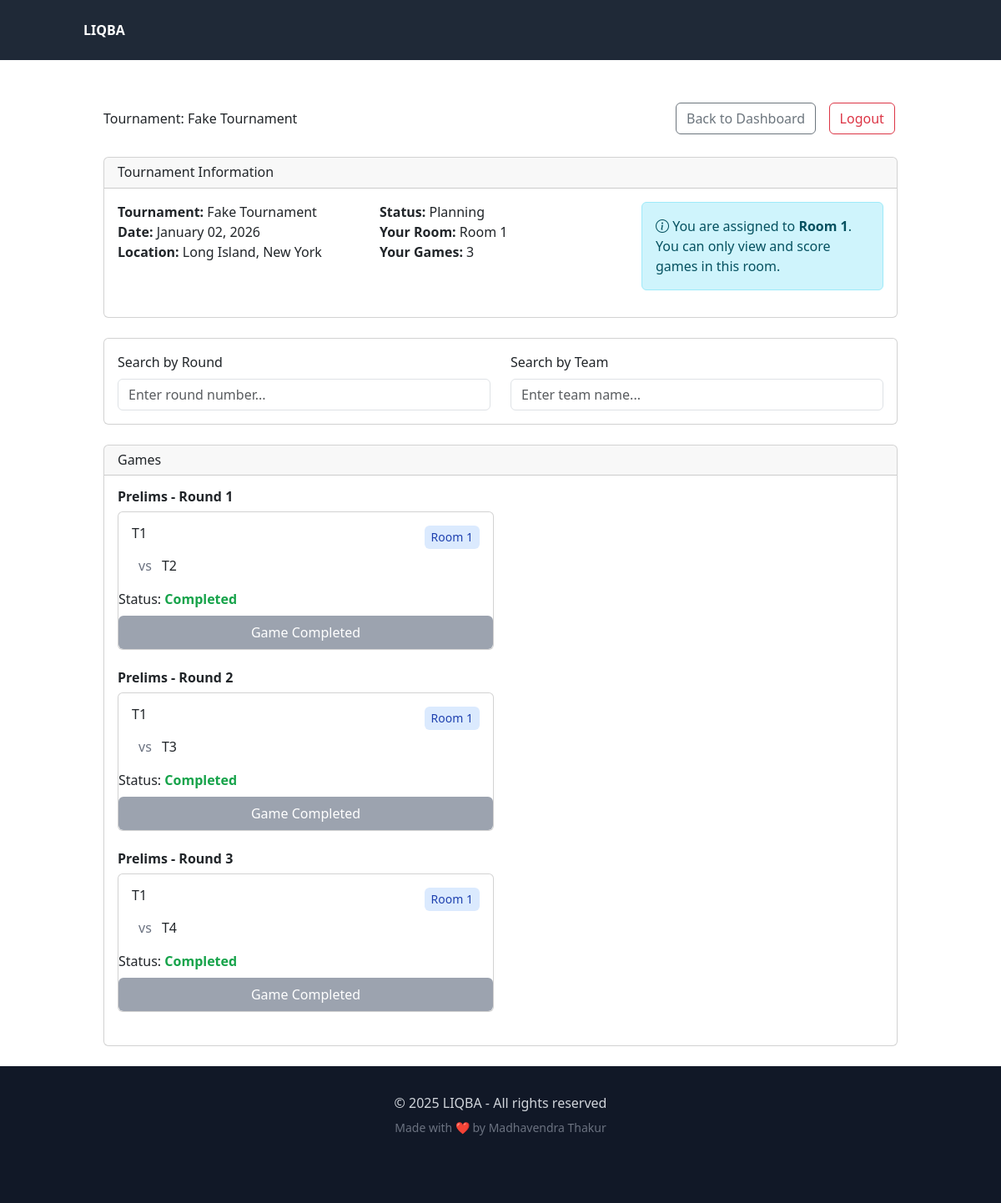
/reader/tournament/1/games (signed in), run on the app's committed database.
### models/tournament.py (models this page shows, shortened)
class Tournament(db.Model):
    __tablename__ = 'tournament'
    id = db.Column(db.Integer, primary_key=True)
    name = db.Column(db.String(100), nullable=False)
    date = db.Column(db.Date, nullable=False)
    location = db.Column(db.String(100))
    password = db.Column(db.String(10), nullable=False)
    format_json = db.Column(db.Text, nullable=False, default='{}')  # JSON format with default value
    status = db.Column(db.String(20), default='planning')  # planning, registration, active, completed
    created_at = db.Column(db.DateTime, server_default=db.func.now())
    updated_at = db.Column(db.DateTime, server_default=db.func.now(), onupdate=db.func.now())
    games = db.relationship('Game', back_populates='tournament', lazy=True, cascade='all, delete-orphan')
    questions = db.relationship('Question', back_populates='tournament_rel', lazy=True, foreign_keys='Question.tournament_id')
    team_aliases = db.relationship('TeamAlias', back_populates='tournament', lazy=True, cascade='all, delete-orphan')
    room_aliases = db.relationship('RoomAlias', back_populates='tournament', lazy=True, cascade='all, delete-orphan')
    reader_assignments = db.relationship(
        'ReaderTournament',
        back_populates='tournament',
        cascade='all, delete-orphan',
        single_parent=True
    )
    readers = association_proxy(
        'reader_assignments', 'reader',
        creator=lambda r: ReaderTournament(reader=r)
    )
    @property
    def format(self):
        return json.loads(self.format_json)
    @format.setter
    def format(self, value):
        if isinstance(value, str):
            self.format_json = value
        else:
            self.format_json = json.dumps(value)

### models/game.py (models this page shows, shortened)
class Game(db.Model):
    __tablename__ = 'game'
    __table_args__ = {'extend_existing': True}
    id = Column(db.Integer, primary_key=True)
    team1 = Column(String(100), nullable=False)
    team2 = Column(String(100), nullable=False)
    result = Column(Integer, nullable=False, default=-2)  # -2: not played, 1: team1 wins, 0: draw, -1: team2 wins
    tournament_id = Column(Integer, db.ForeignKey('tournament.id', name='fk_game_tournament'), nullable=False)
    round_number = Column(Integer, nullable=False)
    stage_id = Column(Integer, nullable=False)  # 1: preliminary, 2: playoff, etc.
    scorecard = Column(Text, nullable=True)
    tournament = db.relationship('Tournament', back_populates='games')
    questions = db.relationship('Question', back_populates='game_rel', lazy=True, foreign_keys='Question.game_id')
    alerts = db.relationship('Alert', back_populates='game', lazy='dynamic', cascade='all, delete-orphan')

### controllers/reader_controller.py (the view, shortened to what this page needs)
@reader_bp.route('/tournament/<int:tournament_id>/games')
@login_required
def tournament_games(tournament_id):
    tournament = Tournament.query.get_or_404(tournament_id)
    assignment = next(
        (ra for ra in tournament.reader_assignments if ra.reader_id == current_user.id),
        None
    )
    if not assignment or not assignment.room_number:
        flash('You are not assigned to a room in this tournament', 'danger')
        return redirect(url_for('reader.dashboard'))
    room_number = assignment.room_number
    all_games = Game.query.filter_by(tournament_id=tournament.id).order_by(
        Game.stage_id,
        Game.round_number,
        Game.id
    ).all()
    games = []
    games_by_round = {}
    for game in all_games:
        key = (game.stage_id or 1, game.round_number or 1)
        if key not in games_by_round:
            games_by_round[key] = []
        games_by_round[key].append(game)
    for round_games in games_by_round.values():
        round_games.sort(key=lambda g: g.id)
        for i, game in enumerate(round_games, 1):
            if i == room_number:
                game.room_number = room_number  # Add room number to game object for display
                games.append(game)
    games.sort(key=lambda g: ((g.stage_id or 1), (g.round_number or 1), g.id))
    for game in games:
        team1_name = game.team1
        team2_name = game.team2
        def get_team_display(team_name, stage_id):
            if not team_name:
                return "TBD"
            alias = TeamAlias.query.filter(
                TeamAlias.team_name == team_name,
                TeamAlias.tournament_id == tournament.id,
                TeamAlias.stage_id == stage_id
            ).first()
            if not alias:
                alias = TeamAlias.query.filter(
                    TeamAlias.team_name == team_name,
                    TeamAlias.tournament_id == tournament.id,
                    TeamAlias.stage_id == None
                ).first()
            return alias.team_name if alias else team_name
        game.team1_display = get_team_display(team1_name, game.stage_id)
        game.team2_display = get_team_display(team2_name, game.stage_id)
        game.stage_name = f"Stage {game.stage_id}" if game.stage_id else "Prelims"
        game.round_name = f"Round {game.round_number}" if game.round_number else "Unknown Round"
    from utils.room_utils import get_room_display_name
    room_display_name = get_room_display_name(tournament.id, room_number)
    return render_template('reader/tournament_games.html',
                         tournament=tournament,
                         games=games,
                         room_number=room_number,
                         room_display_name=room_display_name,
                         get_room_display_name=get_room_display_name)

### controllers/reader_controller.py (called while the page is built)
@login_manager.user_loader
def load_reader(reader_id):
    return Reader.query.get(int(reader_id))

### utils/room_utils.py (called while the page is built)
def get_room_display_name(tournament_id, room_number, default_prefix='Room '):
    if not room_number:
        return "Unassigned"
    alias = RoomAlias.query.filter_by(
        tournament_id=tournament_id,
        room_number=room_number
    ).first()
    if alias and alias.room_name:
        return alias.room_name
    return f"{default_prefix}{room_number}"

### templates/reader/tournament_games.html (shortened to what this page needs)
{% extends "base.html" %}
{% block content %}
<div class="container mt-4">
    <div class="d-flex justify-content-between align-items-center mb-4">
        <h2>Tournament: {{ tournament.name }}</h2>
        <div>
            <a href="{{ url_for('reader.dashboard') }}" class="btn btn-outline-secondary me-2">Back to Dashboard</a>
            <a href="{{ url_for('reader.logout') }}" class="btn btn-outline-danger">Logout</a>
        </div>
    </div>
    <div class="card mb-4">
        <div class="card-header">
            <h4 class="mb-0">Tournament Information</h4>
        </div>
        <div class="card-body">
            <div class="row">
                <div class="col-md-4">
                    <p><strong>Tournament:</strong> {{ tournament.name }}</p>
                    <p><strong>Date:</strong> {{ tournament.date.strftime('%B %d, %Y') }}</p>
                    <p><strong>Location:</strong> {{ tournament.location or 'N/A' }}</p>
                </div>
                <div class="col-md-4">
                    <p><strong>Status:</strong> {{ tournament.status|title }}</p>
                    <p><strong>Your Room:</strong> {{ room_display_name }}</p>
                    <p><strong>Your Games:</strong> {{ games|length }}</p>
                </div>
                <div class="col-md-4">
                    <div class="alert alert-info">
                        <i class="bi bi-info-circle"></i>
                        You are assigned to <strong>{{ room_display_name }}</strong>.
                        You can only view and score games in this room.
                    </div>
                </div>
            </div>
        </div>
    </div>
    <div class="card mb-4">
        <div class="card-body">
            <div class="row">
                <div class="col-md-6 mb-3 mb-md-0">
                    <label for="roundSearch" class="form-label">Search by Round</label>
                    <input type="text" id="roundSearch" class="form-control" placeholder="Enter round number...">
                </div>
                <div class="col-md-6">
                    <label for="teamSearch" class="form-label">Search by Team</label>
                    <input type="text" id="teamSearch" class="form-control" placeholder="Enter team name...">
                </div>
            </div>
        </div>
    </div>
    {% set stage_groups = {} %}
    {% for game in games %}
      {% set stage_id = game.stage_id|default(1) %}
      {% set stage_name = 'Prelims' if stage_id == 1 else ('Playoffs' if stage_id == 2 else 'Stage ' ~ stage_id) %}
      {% set stage_round = (stage_id, game.round_number) %}
      {% if stage_round not in stage_groups %}
        {% set _ = stage_groups.update({stage_round: {'stage_name': stage_name, 'games': []}}) %}
      {% endif %}
      {% set _ = stage_groups[stage_round]['games'].append(game) %}
    {% endfor %}
    <div class="card">
        <div class="card-header">
            <h4 class="mb-0">Games</h4>
        </div>
        <div class="card-body">
            {% set stage_groups = {} %}
            {% for game in games %}
                {% set stage_id = game.stage_id|default(1) %}
                {% set stage_name = 'Prelims' if stage_id == 1 else ('Playoffs' if stage_id == 2 else 'Stage ' ~ stage_id) %}
                {% set stage_round = (stage_id, game.round_number) %}
                {% if stage_round not in stage_groups %}
                    {% set _ = stage_groups.update({stage_round: {'stage_name': stage_name, 'games': []}}) %}
                {% endif %}
                {% set _ = stage_groups[stage_round]['games'].append(game) %}
            {% endfor %}
            {% for (stage_id, round_num), group in stage_groups|dictsort %}
                <div class="round-group mb-4" data-stage="{{ stage_id }}" data-round="{{ round_num }}">
                    <h5 class="fw-bold mb-2">{{ group.stage_name }} - Round {{ round_num }}</h5>
                    <div class="row g-3 mb-4">
                        {% for game in group.games %}
                            <div class="col-md-6">
                                <div class="game-card card h-100"
                                     data-round="{{ game.round_number }}"
                                     data-stage="{{ game.stage_id }}"
                                     data-team="{{ (game.team1 ~ ' ' ~ game.team2)|lower }}">
                                    <div class="card-body">
                                        <div class="flex justify-between items-start mb-2">
                                            <h6 class="card-title mb-0">
                                                <span class="{% if game.team1_pending %}text-primary{% endif %}">
                                                    {{ game.team1 }}
                                                </span>
                                            </h6>
                                            {% if game.room_number %}
                                                <span class="text-sm bg-blue-100 text-blue-800 px-2 py-1 rounded">
                                                    {{ get_room_display_name(tournament.id, game.room_number) }}
                                                </span>
                                            {% endif %}
                                        </div>
                  <span class="mx-2 text-gray-500">vs</span>
                  <span class="{% if game.team2_pending %}text-blue-600{% endif %}">
                    {{ game.team2 }}
                  </span>
                </div>
              <p class="mb-2">
                <span class="font-medium">Status:</span>
                {% if game.result is not none and game.result != -2 %}
                  <span class="text-green-600 font-bold">Completed</span>
                {% elif game.scorecard %}
                  <span class="text-yellow-600 font-bold">In Progress</span>
                {% else %}
                  <span class="text-red-600 font-bold">Not Started</span>
                {% endif %}
              </p>
              {% if game.result is not none and game.result != -2 %}
                <button class="w-full bg-gray-400 text-white text-center py-2 rounded cursor-not-allowed" disabled>
                  Game Completed
                </button>
              {% else %}
                <a href="{{ url_for('reader.submit_game', game_id=game.id) }}" class="block bg-blue-500 hover:bg-blue-600 text-white text-center py-2 rounded">
                  {% if game.scorecard %}Edit Score{% else %}Start Game{% endif %}
                </a>
              {% endif %}
            </div>
          {% endfor %}
        </div>
      </div>
    {% endfor %}
  </main>
    <footer class="bg-gray-900 text-gray-300 py-8 mt-auto">
      <div class="container mx-auto px-4 text-center">
        <p>© 2025 LIQBA - All rights reserved</p>
        <p class="text-sm text-gray-500 mt-2">Made with ❤️ by Madhavendra Thakur</p>
      </div>
    </footer>
{% endblock %}

### templates/base.html (shortened to what this page needs)
<!DOCTYPE html>
<html lang="en">
<head>
    <script src="https://cdn.tailwindcss.com"></script>
    <link href="https://cdn.jsdelivr.net/npm/bootstrap@5.3.0/dist/css/bootstrap.min.css" rel="stylesheet">
    <link rel="stylesheet" href="https://cdn.jsdelivr.net/npm/bootstrap-icons@1.10.0/font/bootstrap-icons.css">
</head>
<body class="min-h-screen flex flex-col">
    <nav class="bg-gray-800 text-white p-4">
        <div class="container mx-auto flex justify-between">
            <a href="{{ url_for('index') }}" class="font-bold hover:underline">LIQBA</a>
        </div>
    </nav>
    <main class="container mx-auto flex-grow p-6">
        {% block content %}{% endblock %}
    <footer class="bg-gray-900 text-gray-300 text-center p-4">
    </footer>
</body>
</html>

### templates/base.html (style rules this page uses)
.btn { margin: 0.2rem; }
html, body { height: 100%; }
body { display: flex; flex-direction: column; }
main { flex: 1 0 auto; }

### data on the page
Tournament: name "Fake Tournament", date "January 02, 2026", location "Long Island, New York", status "Planning", id "Room 1"
Game: team1 "T1", team2 "T2", result "Completed"
Game: team1 "T1", team2 "T3", result "Completed"
Game: team1 "T1", team2 "T4", result "Completed"

### other printed values
{{ room_display_name }} "Room 1"
{{ games|length }} "3"
{{ group.stage_name }} "Prelims" "Prelims" "Prelims"
{{ round_num }} "1" "2" "3"
